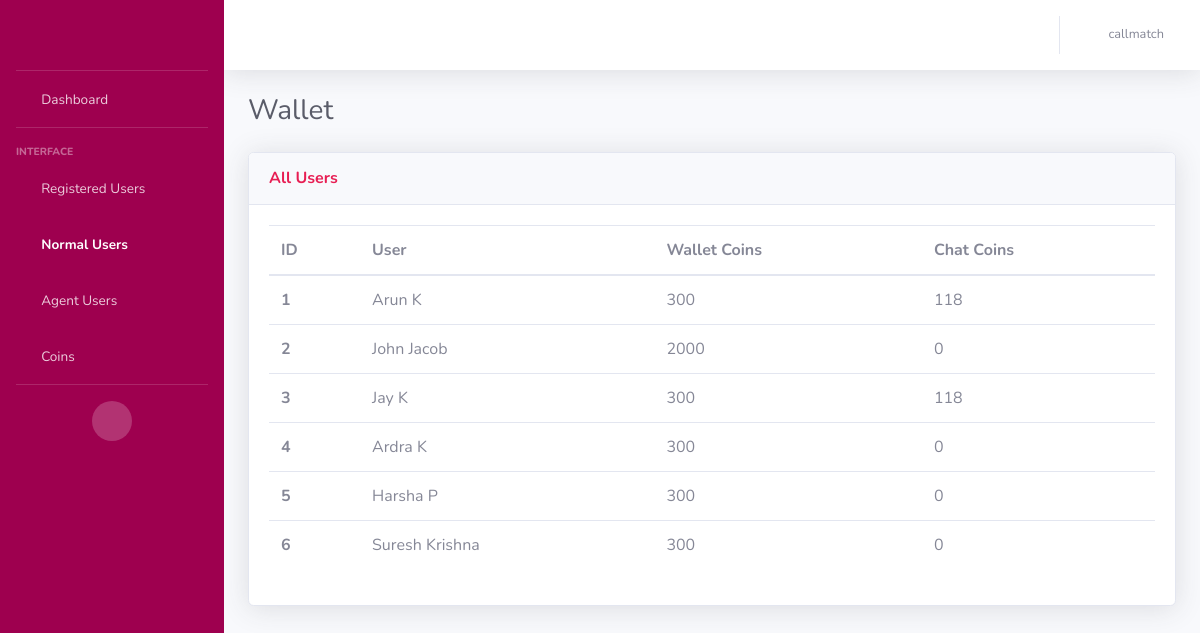
/wallet_normal_user (signed in), run on an earlier commit of the app's database.
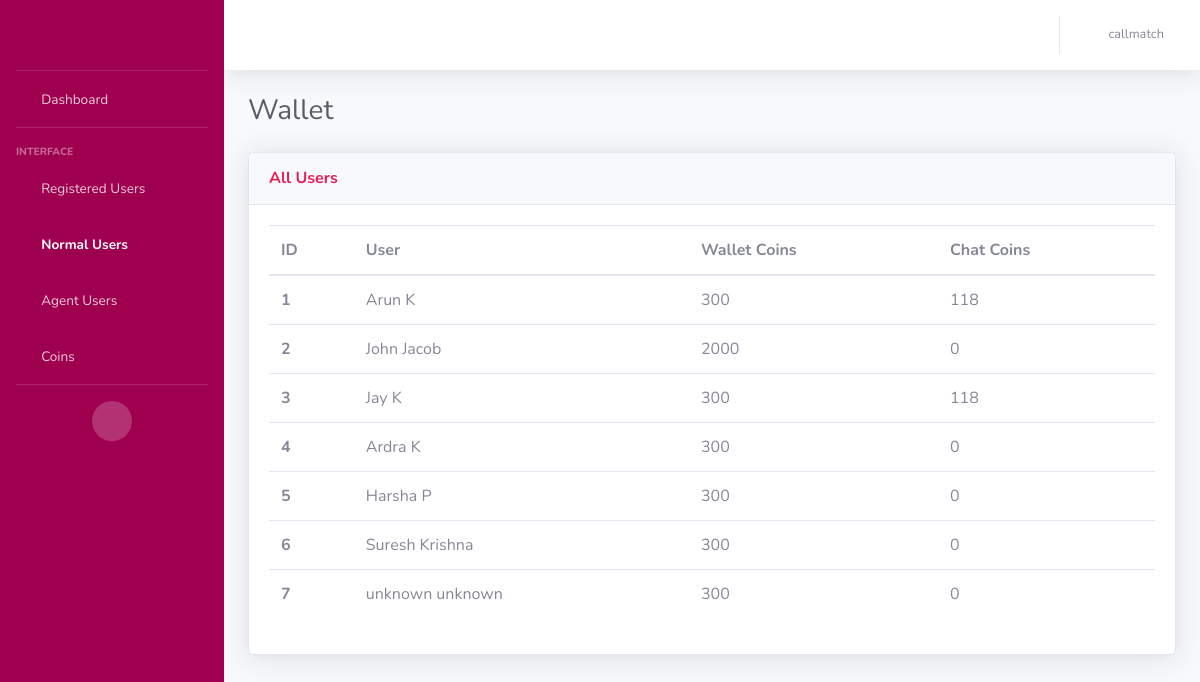
And on a later commit of the database.
### AdminApp/models.py (models this page shows, shortened)
class WalletModel(models.Model):
    wallet_id = models.AutoField(primary_key=True)
    user = models.ForeignKey(CustomerModel, on_delete=models.CASCADE)
    wallet_coins = models.IntegerField(default=300, null=True)
    messages_remaining = models.IntegerField(default=0)  # For normal users
    call_amount = models.FloatField(default=0.0)
    chat_amount = models.FloatField(default=0.0)
    total_messages_received = models.IntegerField(default=0)
    total_minutes = models.IntegerField(default=0)
    total_amount = models.FloatField(default=0.0)

class CustomerModel(models.Model):
    NORMAL_USER = 'Normal User'
    AGENT_USER = 'Agent User'
    USER_STATUS_CHOICES = [
        (NORMAL_USER, 'Normal User'),
        (AGENT_USER, 'Agent User'),
    ]
    BOTH = 'Both'
    MALAYALAM = 'Malayalam'
    TAMIL = 'Tamil'
    LANGUAGE_CHOICES = [
        (BOTH, 'Both'),
        (MALAYALAM, 'Malayalam'),
        (TAMIL, 'Tamil'),
    ]
    customer_id = models.AutoField(primary_key=True)
    customer_first_name = models.CharField(max_length=100, default="unknown")
    customer_last_name = models.CharField(max_length=100, default="unknown")
    customer_email = models.EmailField(default="unknown")
    customer_contact = models.CharField(max_length=50)
    status = models.CharField(
        max_length=20,
        choices=USER_STATUS_CHOICES,
        default=NORMAL_USER,
    )
    is_online = models.BooleanField(default=False)
    languages = models.CharField(
        max_length=20,
        choices=LANGUAGE_CHOICES,
        default=BOTH,
    )
    is_existing = models.BooleanField(default=False)
    adhaar_no = models.CharField(max_length=50, default="unknown")
    rating = models.IntegerField()
    terms_conditions = models.BooleanField(default=False)
    customer_password = models.CharField(max_length=100)
    @property
    def rating(self):
        from .models import RatingModel
        rating = RatingModel.objects.filter(agent=self).aggregate(Avg('ratings')).get('ratings__avg')
        return rating if rating is not None else 0

### AdminApp/views.py (the view)
# urls.py: path('wallet_normal_user', views.wallet_normaluser, name='wallet_normal_users'),
def wallet_normaluser(request):
    username = request.session.get('user', None)
    if username is None:
        return redirect('/login')
    wallets = WalletModel.objects.filter(user__status='Normal User')
    return render(request, 'normaluser_wallet.html', {'wallets': wallets, 'username': username})

### templates/normaluser_wallet.html (shortened to what the changed rows need)
<!DOCTYPE html>
<html lang="en">
<head>
    {% load static %}
    <link href="{% static 'vendor/fontawesome-free/css/all.min.css' %}" rel="stylesheet" type="text/css">
    <link href="{% static 'css/sb-admin-2.min.css' %}" rel="stylesheet">
</head>
<body id="page-top">
    <div id="wrapper">
        <div id="content-wrapper" class="d-flex flex-column">
            <div id="content">
                <div class="container-fluid">
                    <div class="d-sm-flex align-items-center justify-content-between mb-4">
                        <h1 class="h3 mb-0 text-gray-800">Wallet</h1>
                    </div>
                    <div class="row">
                        <div class="col">
                            <div class="card shadow mb-4">
                                <div class="card-body">
                                    <div>
                                        <table class="table all-users">
                                          <thead>
                                            <tr>
                                              <th scope="col">ID</th>
                                              <th scope="col">User</th>
                                              <th scope="col">Wallet Coins</th>
                                              <th scope="col">Chat Coins</th>
                                            </tr>
                                          </thead>
                                          <tbody>
                                          {% for wallet in wallets %}
                                            <tr>
                                              <th scope="row">{{ forloop.counter }}</th>
                                              <td>{{wallet.user.customer_first_name}} {{wallet.user.customer_last_name}}</td>
                                              <td>{{wallet.wallet_coins}}</td>
                                              <td>{{wallet.messages_remaining}}</td>
                                            </tr>
                                          {% endfor %}
                                          </tbody>
                                        </table>
                                    </div>
                                </div>
                            </div>
                        </div>
                    </div>
                </div>
            </div>
        </div>
    </div>
</body>
</html>

What changed in the data, as far as the page shows it:
added WalletModel: user.customer_first_name "unknown", user.customer_last_name "unknown", wallet_coins "300", messages_remaining "0"
